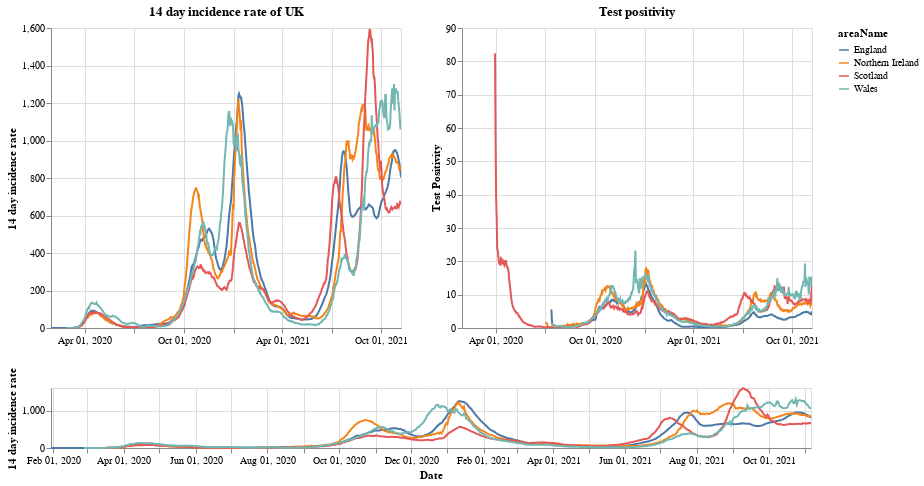

Source (notebook cell):
### Markdown cell above
# Plots

First a plot with each country in the UK. The top right shows the positivity rate for (which is the percentage of registered tests which were positive) while the top left is the 14 day incidence rate. The bottom chart can be used to select the timeframe (does not work on a mobile device).

### Code cell
#collapse
brush = alt.selection(type='interval', name='DateBrush',encodings=['x'],fields=['Time'])
leg_selection = alt.selection_multi(fields=['areaName'], bind='legend')

base = alt.Chart(uk_cases).mark_line().encode(
    x=alt.X("yearmonthdate(date):T", axis=alt.Axis(title='Date')),
    y=alt.Y("twoWeeklyCasesRate:Q", axis=alt.Axis(title='14 day incidence rate')),
    tooltip=['areaName', 'date','twoWeeklyCasesRate', 'testPositivity'],
    color='areaName',
    opacity=alt.condition(leg_selection, alt.value(2), alt.value(0.1))
).add_selection(leg_selection).properties(width=350)

upper = base.encode(alt.X('yearmonthdate(date):T', axis=alt.Axis(title=''),
                         scale=alt.Scale(domain=brush))
                   ).properties(title=f'14 day incidence rate of UK')
upper_right = upper.encode(alt.Y('testPositivity:Q', axis=alt.Axis(title='Test Positivity'))).properties(title='Test positivity')
lower = base.properties(height=60, width = 760).add_selection(brush)

(upper | upper_right) & lower

### Figure 1 — Vega-Lite specification as saved in the notebook (floating-point values rounded to 4 significant figures; data arrays with more than 128 entries replaced by an {"elided": "..."} marker saying what was removed)
{"config": {"view": {"continuousWidth": 400, "continuousHeight": 300}}, "vconcat": [{"hconcat": [{"mark": "line", "encoding": {"color": {"type": "nominal", "field": "areaName"}, "opacity": {"condition": {"value": 2, "selection": "selector001"}, "value": 0.1}, "tooltip": [{"type": "nominal", "field": "areaName"}, {"type": "temporal", "field": "date"}, {"type": "quantitative", "field": "twoWeeklyCasesRate"}, {"type": "quantitative", "field": "testPositivity"}], "x": {"type": "temporal", "axis": {"title": ""}, "field": "date", "scale": {"domain": {"selection": "DateBrush"}}, "timeUnit": "yearmonthdate"}, "y": {"type": "quantitative", "axis": {"title": "14 day incidence rate"}, "field": "twoWeeklyCasesRate"}}, "selection": {"selector001": {"type": "multi", "fields": ["areaName"], "bind": "legend"}}, "title": "14 day incidence rate of UK", "width": 350}, {"mark": "line", "encoding": {"color": {"type": "nominal", "field": "areaName"}, "opacity": {"condition": {"value": 2, "selection": "selector001"}, "value": 0.1}, "tooltip": [{"type": "nominal", "field": "areaName"}, {"type": "temporal", "field": "date"}, {"type": "quantitative", "field": "twoWeeklyCasesRate"}, {"type": "quantitative", "field": "testPositivity"}], "x": {"type": "temporal", "axis": {"title": ""}, "field": "date", "scale": {"domain": {"selection": "DateBrush"}}, "timeUnit": "yearmonthdate"}, "y": {"type": "quantitative", "axis": {"title": "Test Positivity"}, "field": "testPositivity"}}, "selection": {"selector001": {"type": "multi", "fields": ["areaName"], "bind": "legend"}}, "title": "Test positivity", "width": 350}]}, {"mark": "line", "encoding": {"color": {"type": "nominal", "field": "areaName"}, "opacity": {"condition": {"value": 2, "selection": "selector001"}, "value": 0.1}, "tooltip": [{"type": "nominal", "field": "areaName"}, {"type": "temporal", "field": "date"}, {"type": "quantitative", "field": "twoWeeklyCasesRate"}, {"type": "quantitative", "field": "testPositivity"}], "x": {"type": "temporal", "axis": {"title": "Date"}, "field": "date", "timeUnit": "yearmonthdate"}, "y": {"type": "quantitative", "axis": {"title": "14 day incidence rate"}, "field": "twoWeeklyCasesRate"}}, "height": 60, "selection": {"selector001": {"type": "multi", "fields": ["areaName"], "bind": "legend"}, "DateBrush": {"type": "interval", "encodings": ["x"], "fields": ["Time"]}}, "width": 760}], "data": {"name": "data-6f63ccb1d898cbd03e12d120019a42a9"}, "$schema": "https://vega.github.io/schema/vega-lite/v4.8.1.json", "datasets": {"data-6f63ccb1d898cbd03e12d120019a42a9": {"elided": "2496 records"}}}
